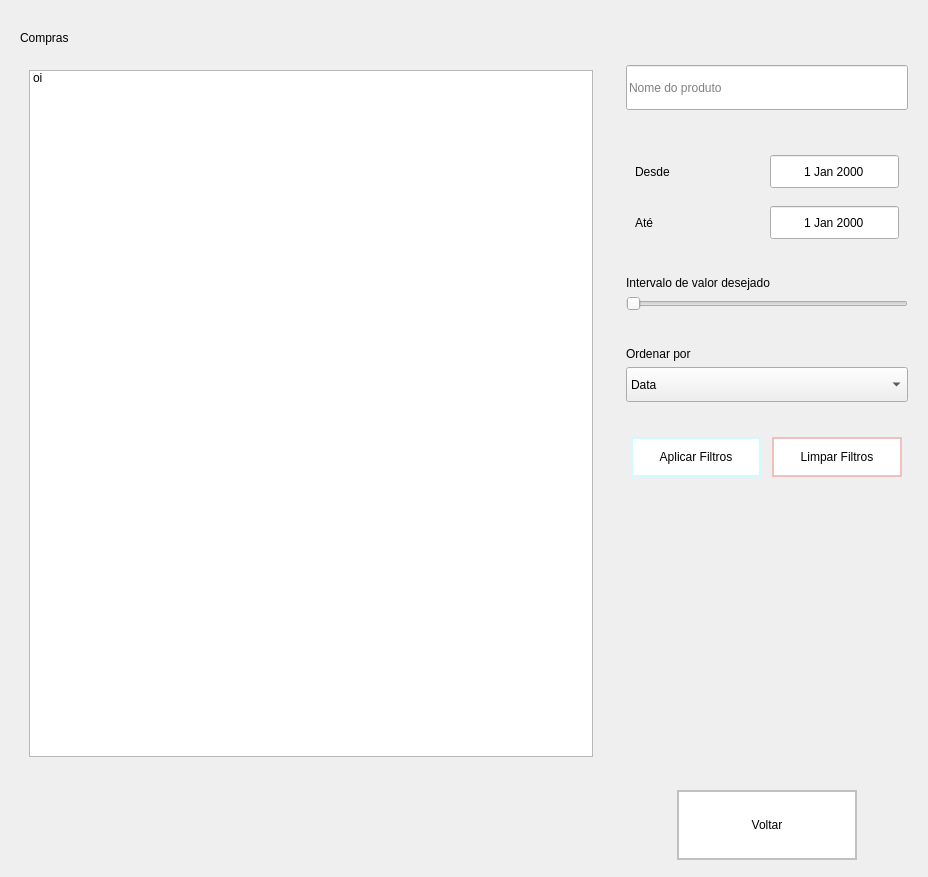
<?xml version="1.0" encoding="UTF-8"?>
<ui version="4.0">
 <class>Form</class>
 <widget class="QWidget" name="Form">
  <property name="geometry">
   <rect>
    <x>0</x>
    <y>0</y>
    <width>928</width>
    <height>877</height>
   </rect>
  </property>
  <property name="windowTitle">
   <string>Form</string>
  </property>
  <layout class="QGridLayout" name="gridLayout">
   <item row="0" column="0">
    <widget class="QWidget" name="gridWidget" native="true">
     <property name="maximumSize">
      <size>
       <width>16777215</width>
       <height>16777215</height>
      </size>
     </property>
     <layout class="QVBoxLayout" name="verticalLayout_3">
      <item>
       <widget class="QLabel" name="table_label">
        <property name="minimumSize">
         <size>
          <width>0</width>
          <height>35</height>
         </size>
        </property>
        <property name="maximumSize">
         <size>
          <width>16777215</width>
          <height>35</height>
         </size>
        </property>
        <property name="text">
         <string>Compras</string>
        </property>
       </widget>
      </item>
      <item>
       <widget class="QWidget" name="verticalWidget_2" native="true">
        <property name="maximumSize">
         <size>
          <width>16777215</width>
          <height>16777215</height>
         </size>
        </property>
        <layout class="QVBoxLayout" name="verticalLayout_2">
         <item>
          <widget class="QListWidget" name="products_table">
           <property name="minimumSize">
            <size>
             <width>500</width>
             <height>500</height>
            </size>
           </property>
           <property name="maximumSize">
            <size>
             <width>16777215</width>
             <height>16777215</height>
            </size>
           </property>
           <item>
            <property name="text">
             <string>oi</string>
            </property>
           </item>
          </widget>
         </item>
        </layout>
       </widget>
      </item>
     </layout>
    </widget>
   </item>
   <item row="1" column="1">
    <widget class="QWidget" name="horizontalWidget_3" native="true">
     <property name="minimumSize">
      <size>
       <width>0</width>
       <height>85</height>
      </size>
     </property>
     <layout class="QHBoxLayout" name="horizontalLayout">
      <item>
       <widget class="QPushButton" name="back_button">
        <property name="minimumSize">
         <size>
          <width>180</width>
          <height>70</height>
         </size>
        </property>
        <property name="maximumSize">
         <size>
          <width>180</width>
          <height>70</height>
         </size>
        </property>
        <property name="cursor">
         <cursorShape>PointingHandCursor</cursorShape>
        </property>
        <property name="styleSheet">
         <string notr="true">QPushButton {
	background-color: white;
	color: black;
	border: 2px solid #C1C0C0;
}

QPushButton : hover : !pressed {
	background-color: #C1C0C0;
	color: white;
	font-weight: bold;
}

QPushButton:pressed {
	background-color: #C1C0C0;
	color: white;
	font-weight: bold;
}</string>
        </property>
        <property name="text">
         <string>Voltar</string>
        </property>
       </widget>
      </item>
     </layout>
    </widget>
   </item>
   <item row="1" column="0">
    <spacer name="bottom_global_spacer">
     <property name="orientation">
      <enum>Qt::Horizontal</enum>
     </property>
     <property name="sizeHint" stdset="0">
      <size>
       <width>40</width>
       <height>20</height>
      </size>
     </property>
    </spacer>
   </item>
   <item row="0" column="1">
    <widget class="QWidget" name="verticalWidget" native="true">
     <property name="minimumSize">
      <size>
       <width>290</width>
       <height>0</height>
      </size>
     </property>
     <property name="maximumSize">
      <size>
       <width>300</width>
       <height>16777215</height>
      </size>
     </property>
     <layout class="QVBoxLayout" name="verticalLayout">
      <item>
       <spacer name="top_spacer">
        <property name="orientation">
         <enum>Qt::Vertical</enum>
        </property>
        <property name="sizeType">
         <enum>QSizePolicy::Fixed</enum>
        </property>
        <property name="sizeHint" stdset="0">
         <size>
          <width>20</width>
          <height>45</height>
         </size>
        </property>
       </spacer>
      </item>
      <item>
       <widget class="QLineEdit" name="product_name_input">
        <property name="minimumSize">
         <size>
          <width>0</width>
          <height>45</height>
         </size>
        </property>
        <property name="maximumSize">
         <size>
          <width>16777215</width>
          <height>45</height>
         </size>
        </property>
        <property name="inputMask">
         <string/>
        </property>
        <property name="placeholderText">
         <string>Nome do produto</string>
        </property>
       </widget>
      </item>
      <item>
       <spacer name="product_name_date_spacer">
        <property name="orientation">
         <enum>Qt::Vertical</enum>
        </property>
        <property name="sizeHint" stdset="0">
         <size>
          <width>20</width>
          <height>40</height>
         </size>
        </property>
       </spacer>
      </item>
      <item>
       <widget class="QWidget" name="horizontalWidget" native="true">
        <property name="minimumSize">
         <size>
          <width>0</width>
          <height>45</height>
         </size>
        </property>
        <property name="maximumSize">
         <size>
          <width>16777215</width>
          <height>45</height>
         </size>
        </property>
        <layout class="QHBoxLayout" name="horizontalLayout_2">
         <item>
          <widget class="QLabel" name="from_date_label">
           <property name="minimumSize">
            <size>
             <width>0</width>
             <height>35</height>
            </size>
           </property>
           <property name="text">
            <string>Desde</string>
           </property>
          </widget>
         </item>
         <item>
          <widget class="QDateEdit" name="from_date_input">
           <property name="minimumSize">
            <size>
             <width>100</width>
             <height>35</height>
            </size>
           </property>
           <property name="cursor">
            <cursorShape>IBeamCursor</cursorShape>
           </property>
           <property name="alignment">
            <set>Qt::AlignCenter</set>
           </property>
           <property name="buttonSymbols">
            <enum>QAbstractSpinBox::NoButtons</enum>
           </property>
          </widget>
         </item>
        </layout>
       </widget>
      </item>
      <item>
       <widget class="QWidget" name="horizontalWidget_2" native="true">
        <property name="minimumSize">
         <size>
          <width>0</width>
          <height>45</height>
         </size>
        </property>
        <property name="maximumSize">
         <size>
          <width>16777215</width>
          <height>45</height>
         </size>
        </property>
        <layout class="QHBoxLayout" name="horizontalLayout_3">
         <item>
          <widget class="QLabel" name="to_date_label">
           <property name="minimumSize">
            <size>
             <width>0</width>
             <height>35</height>
            </size>
           </property>
           <property name="maximumSize">
            <size>
             <width>16777215</width>
             <height>45</height>
            </size>
           </property>
           <property name="text">
            <string>Até</string>
           </property>
          </widget>
         </item>
         <item>
          <widget class="QDateEdit" name="to_date_input">
           <property name="minimumSize">
            <size>
             <width>100</width>
             <height>35</height>
            </size>
           </property>
           <property name="cursor">
            <cursorShape>IBeamCursor</cursorShape>
           </property>
           <property name="alignment">
            <set>Qt::AlignCenter</set>
           </property>
           <property name="buttonSymbols">
            <enum>QAbstractSpinBox::NoButtons</enum>
           </property>
          </widget>
         </item>
        </layout>
       </widget>
      </item>
      <item>
       <spacer name="date_slider_spacer">
        <property name="orientation">
         <enum>Qt::Vertical</enum>
        </property>
        <property name="sizeHint" stdset="0">
         <size>
          <width>20</width>
          <height>40</height>
         </size>
        </property>
       </spacer>
      </item>
      <item>
       <widget class="QLabel" name="value_interval_label">
        <property name="text">
         <string>Intervalo de valor desejado</string>
        </property>
       </widget>
      </item>
      <item>
       <widget class="QSlider" name="value_slider">
        <property name="singleStep">
         <number>1</number>
        </property>
        <property name="value">
         <number>0</number>
        </property>
        <property name="orientation">
         <enum>Qt::Horizontal</enum>
        </property>
       </widget>
      </item>
      <item>
       <spacer name="verticalSpacer">
        <property name="orientation">
         <enum>Qt::Vertical</enum>
        </property>
        <property name="sizeHint" stdset="0">
         <size>
          <width>20</width>
          <height>40</height>
         </size>
        </property>
       </spacer>
      </item>
      <item>
       <widget class="QLabel" name="comboBox_label">
        <property name="text">
         <string>Ordenar por</string>
        </property>
       </widget>
      </item>
      <item>
       <widget class="QComboBox" name="order_by_comboBox">
        <property name="minimumSize">
         <size>
          <width>0</width>
          <height>35</height>
         </size>
        </property>
        <property name="cursor">
         <cursorShape>PointingHandCursor</cursorShape>
        </property>
        <property name="sizeAdjustPolicy">
         <enum>QComboBox::AdjustToContents</enum>
        </property>
        <item>
         <property name="text">
          <string>Data</string>
         </property>
        </item>
        <item>
         <property name="text">
          <string>Valor</string>
         </property>
        </item>
        <item>
         <property name="text">
          <string>Mais vendido</string>
         </property>
        </item>
        <item>
         <property name="text">
          <string>Menos vendido</string>
         </property>
        </item>
        <item>
         <property name="text">
          <string>Maior lucro</string>
         </property>
        </item>
        <item>
         <property name="text">
          <string>Menor lucro</string>
         </property>
        </item>
       </widget>
      </item>
      <item>
       <spacer name="slider_buttons_spacer">
        <property name="orientation">
         <enum>Qt::Vertical</enum>
        </property>
        <property name="sizeHint" stdset="0">
         <size>
          <width>20</width>
          <height>40</height>
         </size>
        </property>
       </spacer>
      </item>
      <item>
       <layout class="QHBoxLayout" name="horizontalLayout_4">
        <item>
         <widget class="QPushButton" name="apply_filters_button">
          <property name="minimumSize">
           <size>
            <width>130</width>
            <height>40</height>
           </size>
          </property>
          <property name="maximumSize">
           <size>
            <width>130</width>
            <height>50</height>
           </size>
          </property>
          <property name="cursor">
           <cursorShape>PointingHandCursor</cursorShape>
          </property>
          <property name="styleSheet">
           <string notr="true">QPushButton {
	background-color: white;
	color: black;
	border: 2px solid #cffaff;
}

QPushButton : hover : !pressed {
	background-color: #cffaff;
	color: white;
	font-weight: bold;
}

QPushButton:pressed {
	background-color: #cffaff;
	color: white;
	font-weight: bold;
}</string>
          </property>
          <property name="text">
           <string>Aplicar Filtros</string>
          </property>
         </widget>
        </item>
        <item>
         <widget class="QPushButton" name="clear_filters_button">
          <property name="minimumSize">
           <size>
            <width>130</width>
            <height>40</height>
           </size>
          </property>
          <property name="maximumSize">
           <size>
            <width>130</width>
            <height>50</height>
           </size>
          </property>
          <property name="cursor">
           <cursorShape>PointingHandCursor</cursorShape>
          </property>
          <property name="styleSheet">
           <string notr="true">QPushButton {
	background-color: white;
	color: black;
	border: 2px solid #f2bfbf;
}

QPushButton : hover : !pressed {
	background-color: #f2bfbf;
	color: white;
	font-weight: bold;
}

QPushButton:pressed {
	background-color: #f2bfbf;
	color: white;
	font-weight: bold;
}</string>
          </property>
          <property name="text">
           <string>Limpar Filtros</string>
          </property>
         </widget>
        </item>
       </layout>
      </item>
      <item>
       <spacer name="left_global_spacer">
        <property name="orientation">
         <enum>Qt::Vertical</enum>
        </property>
        <property name="sizeType">
         <enum>QSizePolicy::Preferred</enum>
        </property>
        <property name="sizeHint" stdset="0">
         <size>
          <width>100</width>
          <height>300</height>
         </size>
        </property>
       </spacer>
      </item>
     </layout>
    </widget>
   </item>
  </layout>
 </widget>
 <resources/>
 <connections/>
</ui>
